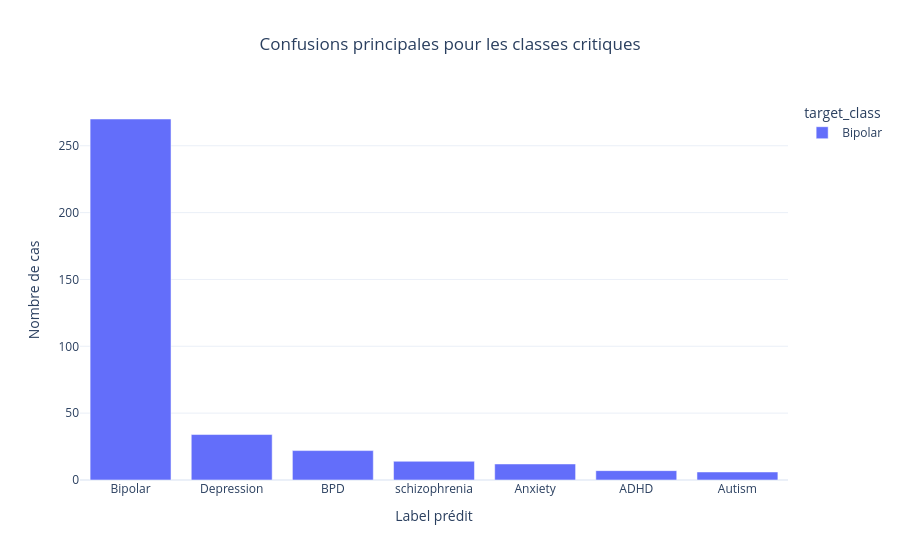

Notebook code cell kept with this figure:
### Code cell
critical_confusion_plot_df = pd.concat(
    [
        bipolar_confusion_df.assign(target_class="Bipolar"),
        schizophrenia_confusion_df.assign(target_class="Schizophrenia"),
    ],
    axis=0,
    ignore_index=True,
)

critical_confusion_plot_df.to_csv(
    CLINICAL_TABLES_DIR / "critical_class_confusions_plot_data.csv",
    index=False,
)

fig = px.bar(
    critical_confusion_plot_df,
    x="predicted_label",
    y="count",
    color="target_class",
    barmode="group",
    template=PLOTLY_TEMPLATE,
    title="Confusions principales pour les classes critiques",
)

fig.update_layout(
    xaxis_title="Label prédit",
    yaxis_title="Nombre de cas",
    title_x=0.5,
)

fig.write_html(str(CLINICAL_FIGURES_DIR / "critical_class_confusions.html"))
fig.show()

print("✅ Critical class confusion figure saved")

### Figure 1 — Plotly figure (JSON) as saved in the notebook; plotly's stock layout.template omitted (floating-point values rounded to 4 significant figures)
{"data": [{"alignmentgroup": "True", "hovertemplate": "target_class=Bipolar<br>predicted_label=%{x}<br>count=%{y}<extra></extra>", "legendgroup": "Bipolar", "marker": {"color": "#636efa", "pattern": {"shape": ""}}, "name": "Bipolar", "offsetgroup": "Bipolar", "orientation": "v", "showlegend": true, "textposition": "auto", "type": "bar", "x": ["Bipolar", "Depression", "BPD", "schizophrenia", "Anxiety", "ADHD", "Autism"], "xaxis": "x", "y": [270, 34, 22, 14, 12, 7, 6], "yaxis": "y"}], "layout": {"barmode": "group", "legend": {"title": {"text": "target_class"}, "tracegroupgap": 0}, "title": {"text": "Confusions principales pour les classes critiques", "x": 0.5}, "xaxis": {"anchor": "y", "domain": [0, 1], "title": {"text": "Label prédit"}}, "yaxis": {"anchor": "x", "domain": [0, 1], "title": {"text": "Nombre de cas"}}}}
